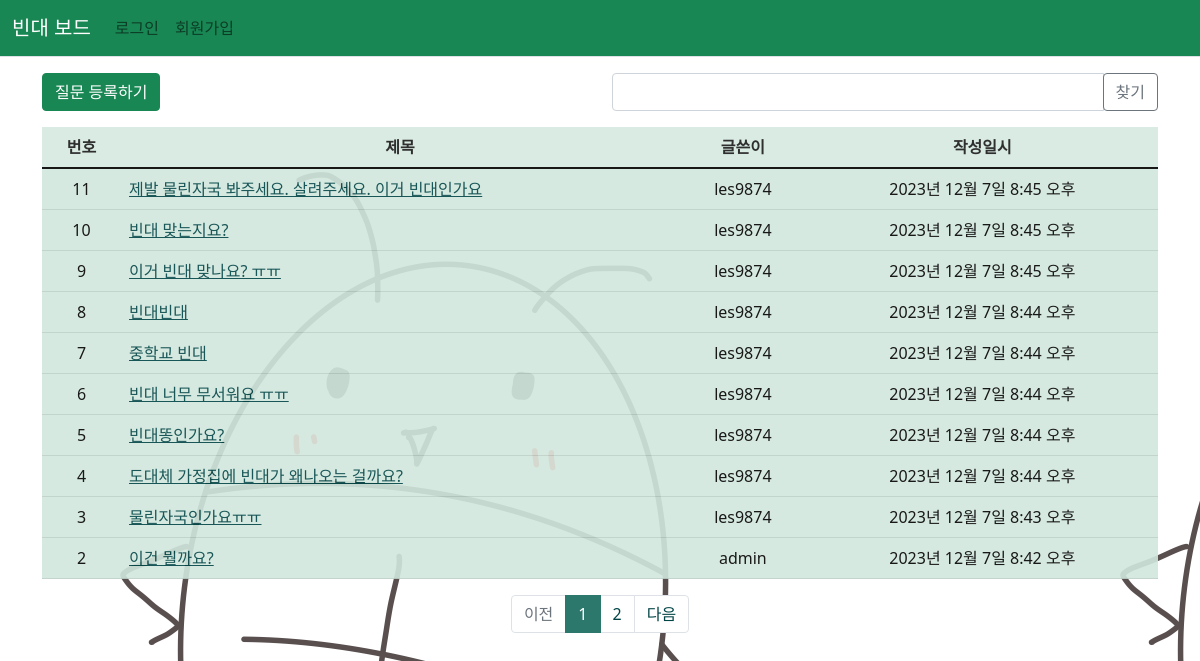
Page /pybo/ on the earlier database version.
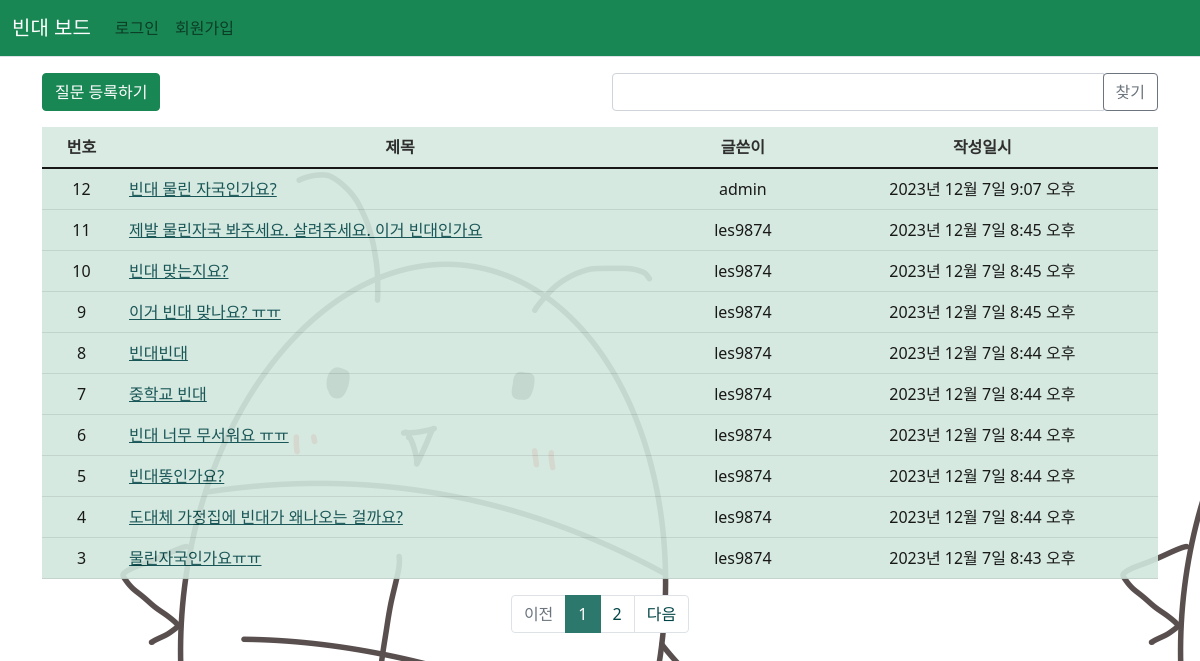
Same page on the later database version.
### pybo/models.py (models this page shows, shortened)
class Question(models.Model):
    author = models.ForeignKey(User, on_delete=models.CASCADE, related_name='author_question')
    subject = models.CharField(max_length=200)
    content = models.TextField()
    create_date = models.DateTimeField()
    imgfile = models.ImageField(null=True, upload_to="static/", blank=True) # 이미지 컬럼 추가
    modify_date = models.DateTimeField(null=True, blank=True)
    voter = models.ManyToManyField(User, related_name='voter_question')  # 추천인 추가

### pybo/views/base_views.py (the view, shortened to what this page needs)
# urls.py: path('', base_views.index, name='index'),  # '/' 에 해당되는 path
def index(request):
    page = request.GET.get('page', '1')  # 페이지
    kw = request.GET.get('kw', '')  # 검색어
    question_list = Question.objects.order_by('-create_date')
    paginator = Paginator(question_list, 10)  # 페이지당 10개씩 보여주기
    page_obj = paginator.get_page(page)
    context = {'question_list': page_obj, 'page': page, 'kw': kw}
    return render(request, 'pybo/question_list.html', context)

### pybo/templatetags/pybo_filter.py (called while the page is built)
@register.filter
def sub(value, arg):
    return value - arg

### templates/pybo/question_list.html (shortened to what this page needs)
{% extends 'base.html' %}
{% load pybo_filter %}
{% block content %}
<div class="container my-3">
    <div class="row my-3">
        <div class="col-6">
            <a href="{% url 'pybo:question_create' %}" class="btn btn-success">질문 등록하기</a>
        </div>
        <div class="col-6">
            <div class="input-group">
                <input type="text" id="search_kw" class="form-control" value="{{ kw|default_if_none:'' }}">
                <div class="input-group-append">
                    <button class="btn btn-outline-secondary" type="button" id="btn_search">찾기</button>
                </div>
            </div>
        </div>
    </div>
    <table class="table table-success">
        <thead>
            <tr class="text-center table-success">
                <th>번호</th>
                <th style="width:50%">제목</th>
                <th>글쓴이</th>
                <th>작성일시</th>
            </tr>
        </thead>
        <tbody>
            {% if question_list %}
            {% for question in question_list %}
            <tr class="text-center">
                <td>
                    {{ question_list.paginator.count|sub:question_list.start_index|sub:forloop.counter0|add:1 }}
                </td>
                <td class="text-start">
                    <a href="{% url 'pybo:detail' question.id %}">{{ question.subject }}</a>
                </td>
                <td>{{ question.author.username }}</td>
                <td>{{ question.create_date }}</td>
            </tr>
            {% endfor %}
            {% else %}
            <tr>
                <td colspan="4">질문이 없습니다.</td>
            </tr>
            {% endif %}
        </tbody>
    </table>
    <ul class="pagination justify-content-center">
        {% if question_list.has_previous %}
        <li class="page-item">
            <a class="page-link" data-page="{{ question_list.previous_page_number }}" href="javascript:void(0)">이전</a>
        </li>
        {% else %}
        <li class="page-item disabled">
            <a class="page-link" tabindex="-1" aria-disabled="true" href="#">이전</a>
        </li>
        {% endif %}
        {% for page_number in question_list.paginator.page_range %}
        {% if page_number >= question_list.number|add:-5 and page_number <= question_list.number|add:5 %}
        {% if page_number == question_list.number %}
        <li class="page-item active" aria-current="page">
            <a class="page-link" data-page="{{ page_number }}" href="javascript:void(0)">{{ page_number }}</a>
            </li>
            {% else %}
            <li class="page-item">
            <a class="page-link" data-page="{{ page_number }}" href="javascript:void(0)">{{ page_number }}</a>
            </li>
            {% endif %}
            {% endif %}
            {% endfor %}
            {% if question_list.has_next %}
            <li class="page-item">
                <a class="page-link" data-page="{{ question_list.next_page_number }}" href="javascript:void(0)">다음</a>
            </li>
            {% else %}
            <li class="page-item disabled">
                <a class="page-link" tabindex="-1" aria-disabled="true" href="#">다음</a>
            </li>
            {% endif %}
    </ul>
</div>
{% endblock %}

### templates/base.html (shortened to what this page needs)
{% load static %}
<!doctype html>
<html lang="ko">
<head>
    <link rel="stylesheet" type="text/css" href="{% static 'bootstrap.min.css' %}">
    <link rel="stylesheet" type="text/css" href="{% static 'style.css' %}">
</head>
<body>
    {% include "navbar.html" %}
    {% block content %}
    {% endblock %}
</body>
</html>

### templates/navbar.html (shortened to what this page needs)
{% load static %}
<nav class="navbar navbar-expand-lg navbar-light bg-success border-bottom">
    <div class="container-fluid">
        <a class="navbar-brand text-white font-weight-bold" href="{% url 'pybo:index' %}">빈대 보드</a>
        <div class="collapse navbar-collapse" id="navbarSupportedContent">
            <ul class="navbar-nav me-auto mb-2 mb-lg-0">
                <li class="nav-item">
                    {% if user.is_authenticated %}
                    <a class="nav-link" href="{% url 'common:logout' %}">{{ user.username }} (로그아웃)</a>
                    {% else %}
                    <a class="nav-link" href="{% url 'common:login' %}">로그인</a>
                    {% endif %}
                </li>
                <li>
                    {% if not user.is_authenticated %}
                    <a class="nav-link" href="{% url 'common:signup' %}">회원가입</a>
                    {% endif %}
                </li>
            </ul>
        </div>
    </div>
</nav>

Differences in the rows shown:
no longer on this page (row unchanged): Question: paginator.count|sub "2", subject "이건 뭘까요?", author.username "admin", create_date "2023년 12월 7일 8:42 오후"
added Question: paginator.count|sub "12", subject "빈대 물린 자국인가요?", author.username "admin", create_date "2023년 12월 7일 9:07 오후"
